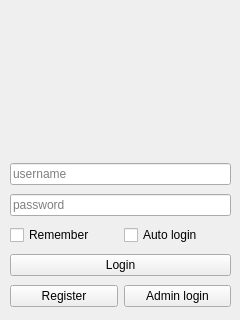
<?xml version="1.0" encoding="UTF-8"?>
<ui version="4.0">
 <class>MainPage</class>
 <widget class="QWidget" name="MainPage">
  <property name="geometry">
   <rect>
    <x>0</x>
    <y>0</y>
    <width>240</width>
    <height>320</height>
   </rect>
  </property>
  <property name="windowTitle">
   <string>Form</string>
  </property>
  <property name="windowFilePath">
   <string/>
  </property>
  <property name="inputMethodHints">
   <set>Qt::ImhHiddenText</set>
  </property>
  <widget class="QWidget" name="gridLayoutWidget">
   <property name="geometry">
    <rect>
     <x>10</x>
     <y>160</y>
     <width>221</width>
     <height>152</height>
    </rect>
   </property>
   <layout class="QGridLayout" name="gridLayout">
    <item row="1" column="0" colspan="2">
     <widget class="QLineEdit" name="lineEditPassword">
      <property name="inputMethodHints">
       <set>Qt::ImhHiddenText|Qt::ImhNoAutoUppercase|Qt::ImhNoPredictiveText|Qt::ImhSensitiveData</set>
      </property>
      <property name="echoMode">
       <enum>QLineEdit::Password</enum>
      </property>
      <property name="placeholderText">
       <string>password</string>
      </property>
     </widget>
    </item>
    <item row="5" column="1">
     <widget class="QPushButton" name="pushButtonAdminLogin">
      <property name="text">
       <string>Admin login</string>
      </property>
     </widget>
    </item>
    <item row="3" column="0" colspan="2">
     <widget class="QPushButton" name="pushButtonLogin">
      <property name="text">
       <string>Login</string>
      </property>
     </widget>
    </item>
    <item row="5" column="0">
     <widget class="QPushButton" name="pushButtonRegister">
      <property name="text">
       <string>Register</string>
      </property>
     </widget>
    </item>
    <item row="0" column="0" colspan="2">
     <widget class="QLineEdit" name="lineEditUsername">
      <property name="placeholderText">
       <string>username</string>
      </property>
     </widget>
    </item>
    <item row="2" column="0">
     <widget class="QCheckBox" name="checkBoxRemember">
      <property name="inputMethodHints">
       <set>Qt::ImhHiddenText</set>
      </property>
      <property name="text">
       <string>Remember</string>
      </property>
     </widget>
    </item>
    <item row="2" column="1">
     <widget class="QCheckBox" name="checkBoxAutologin">
      <property name="text">
       <string>Auto login</string>
      </property>
     </widget>
    </item>
   </layout>
  </widget>
 </widget>
 <resources/>
 <connections/>
</ui>
